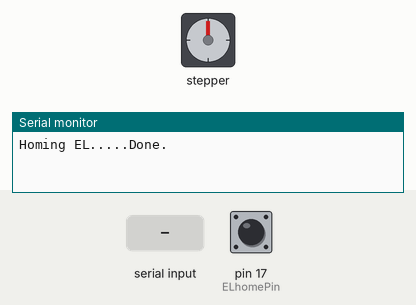
This sketch was run on a simulated Arduino Mega 2560, built with avr-gcc and run on an emulated ATmega2560. Parts: stepper motor, the last lines printed to the serial monitor. The inputs (shaded band) are chosen by the test bench; at power-on: pin 17 (ELhomePin) HIGH. Stepper angles assume 200 steps per turn.

Above: at 1.2 s.
1.3 s: "1 90 45\n" received over Serial
At 1.48 s:
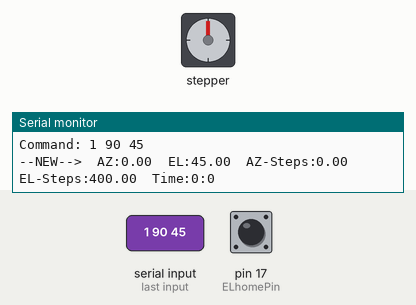
At 2.09 s:
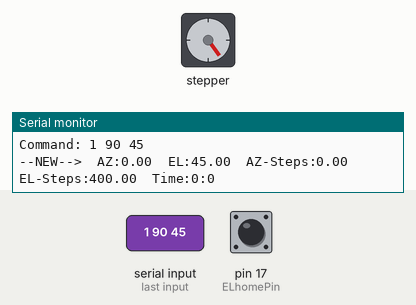
4.3 s: "30 150\n" received over the second serial link
At 4.48 s:
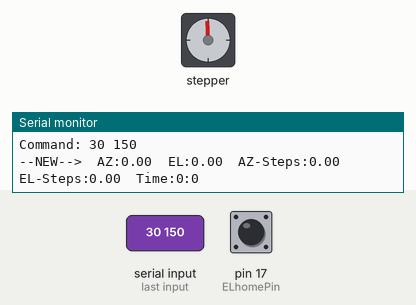
Timing chart, 0 to 7.9 s (numbered marks = the images above; inputs shaded):
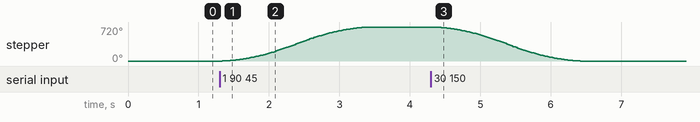

The sketch:

AntennaControl40.ino
```cpp
#include <Wire.h>
#include <AccelStepper.h>
#include <Adafruit_MotorShield.h>
#include <TimeLib.h>

#define MaxSpeedAZ 2000
#define MaxAccelAZ 400
#define MaxSpeedEL 2000
#define MaxAccelEL 400

/*-----------------------------------------------------------------------------------
   Designed by Lisa Nelson - AK7WS
   Antenna rotor V2.0
   Actual and commanded coords are in servo counts!  So Degrees passed to/from
   have to be converted.  This allows you to use gears/reduction simply by putting
   the Resolution count to that of the final assembly.

   I'm using 2 X TB6600 stepper drivers.
  -----------------------------------------------------------------------------------*/

//-----------------------------------------------------------------------------
const unsigned long DEFAULT_TIME = 1357041600; // Jan 1 2013
const int CalibrationTimeout = 2;  // Minutes between idle calibrations.

//  The following resolutions are determined by the gear ratio and stepper
//  abilities.  For example, the steppers I'm using are 400 steps per revolution.
//  BUT I have gears in there dropping that down.  About a ratio of ~8.6:1 for the AZ
//  and about 20:1 for the EL.  I wrote simple test code to rotate until I hit the
//  360 degree mark since I didn't have exact info on the scale of the gears.
const int AZResolutionPerTurn = 4000;  // Stepper counts to make one revolution of the Axis.
const int ELResolutionPerTurn = 3200;  // Stepper counts to make one revolution of the Axis.

const int ELhomePin = 17;     // the number of the int pin (18 - 21 work fine)
const int AZhomePin = 16;     // the number of the int pin (18 - 21 work fine)

float AZCommandPosition = 0;    // Commanded position in Steps.
float ELCommandPosition = 0;    // Commanded position in Steps.
String inputString = "";         // a String to hold incoming data
boolean stringComplete = false;  // whether the string is complete
boolean needhomed = true;         // Home when idle for CalibrationTimeout

// New TB6600 Driver is now used.
AccelStepper ELmotor(1, 2, 3); // 1=Driver, 2=StepPin, 3=DirPin
AccelStepper AZmotor(1, 5, 6); // 1=Driver, 5=StepPin, 6=DirPin

//-----------------------------------------------------------------------------
// wrappers for the first motor!
void AZforward() {
  AZmotor.move(-1);
}
void AZbackward() {
  AZmotor.move(1);
}
// wrappers for the second motor!
void ELforward() {
  ELmotor.move(-1);
}
void ELbackward() {
  ELmotor.move(1);
}

//-----------------------------------------------------------------------------
void setup() {
  // New code for using the TB6600 driver
  ELmotor.setEnablePin(4);
  AZmotor.setEnablePin(7);
  // stepper.setPinsInverted(bool directionInvert = false, bool stepInvert = false, bool enableInvert = false);
  ELmotor.setPinsInverted(false, false, true); // 3rd item is enable inverted for TB6600 enable pin.
  ELmotor.enableOutputs();  // Enable the stepper driver.
  AZmotor.setPinsInverted(false, false, true); // 3rd item is enable inverted for TB6600 enable pin.
  AZmotor.enableOutputs();  // Enable the stepper driver.


  AZmotor.setMaxSpeed(MaxSpeedAZ);
  AZmotor.setAcceleration(MaxAccelAZ);
  ELmotor.setMaxSpeed(MaxSpeedEL);
  ELmotor.setAcceleration(MaxAccelEL);
  ELmotor.enableOutputs();
  ELmotor.moveTo(4000);


  // reserve 500 bytes for the inputString:
  inputString.reserve(500);  // Used for talking to rotctl

  // Sensor pins for HOME sensors
  pinMode(ELhomePin, INPUT);  // Elevation home flag
  pinMode(AZhomePin, INPUT);  // Azuimith home flag

  Serial.begin(9600);         // initialize serial communications with your computer
  Serial1.begin(9600);        // initialize serial communications with your computer

  setTime(DEFAULT_TIME);  // Reset the time, we don't really care, we just use minutes.

//  AZfindhome();
//  AZfindhome();  // Twice to take care of when the first move blocks the flag.
  ELfindhome();

}

//-----------------------------------------------------------------------------
void AZfindhome() {
  Serial.print("Homing AZ.....");
  AZmotor.runToNewPosition(0); // Will this unwind the cables.
  // First move away from the flag in case it's close.
  for (int i = 0; i <= AZResolutionPerTurn / 8; i++) AZforward();
  long timeout = 0;
  while (digitalRead(AZhomePin) && (timeout < AZResolutionPerTurn + 5)) {
    timeout++;  // Don't just move forever, stop after a resonable time.
    AZbackward();
  }
  AZmotor.setCurrentPosition(0);
  Serial.println("Done.");
  TakeShortCut(AZCommandPosition);
  needhomed = false;  // Home has been done.
}

//-----------------------------------------------------------------------------
void ELfindhome() {
  Serial.print("Homing EL.....");
  // With EL, make sure we don't move forward unless we are seeing the flag
  // or it might hit the mechanical limit of travel.
  if (!digitalRead(ELhomePin))  // Are we at the flag. Move off to find home.
    for (int i = 0; i <= 12250; i++)
      ELmotor.move(100);
      //ELbackward();ELmotor.move(1);
  long timeout = 0;

ELmotor.moveTo(4000);
/*ELmotor.run();
  while (digitalRead(ELhomePin) && (timeout < ELResolutionPerTurn / 2))
  {
    timeout++;  // Don't just move forever, stop after a resonable time.
    ELforward();
  }
 while ((timeout < ELResolutionPerTurn / 2))
  {
   // timeout++;  // Don't just move forever, stop after a resonable time.
    ELforward();
  }
  ELmotor.setCurrentPosition(0);

ELmotor.disableOutputs();  //XXXXXXXXXXXXXXXXXXXXXXXXXXXXXXxx
*/
  Serial.println("Done.");
}

/*-----------------------------------------------------------------------------
  SerialEvent occurs whenever a new data comes in the hardware serial RX. This
  routine is run between each time loop() runs, so using delay inside loop can
  delay response. Multiple bytes of data may be available.
*/
void serialEvent() {  // For the USB connection and programming.
  while (Serial.available()) {
    // get the new byte:
    char inChar = (char)Serial.read();
    // add it to the inputString:
    inputString += inChar;
    // if the incoming character is a newline, set a flag so the main loop can
    // do something about it:
    if (inChar == '\n') {
      stringComplete = true;
    }
  }
}

/*-----------------------------------------------------------------------------
  SerialEvent occurs whenever a new data comes in the hardware serial RX. This
  routine is run between each time loop() runs, so using delay inside loop can
  delay response. Multiple bytes of data may be available.
*/
void serialEvent1() {  // For RS232 between the laptop and rotator.
  while (Serial1.available()) {
    // get the new byte:
    char inChar = (char)Serial1.read();
    // add it to the inputString:
    inputString += inChar;
    // if the incoming character is a newline, set a flag so the main loop can
    // do something about it:
    if (inChar == '\n') {
      stringComplete = true;
    }
  }
}
//-----------------------------------------------------------------------------
void PrintStats(String Mymarker) {
  Serial.print(Mymarker);
  Serial.print("  AZ:"); Serial.print(AZCommandPosition * 360 / AZResolutionPerTurn);
  Serial.print("  EL:"); Serial.print(ELCommandPosition * 360 / ELResolutionPerTurn);
  Serial.print("  AZ-Steps:"); Serial.print(AZCommandPosition);
  Serial.print("  EL-Steps:"); Serial.print(ELCommandPosition);
  Serial.print("  Time:"); Serial.print(minute()); Serial.print(":"); Serial.println(second());
}

//-----------------------------------------------------------------------------
void TakeShortCut(int RequestedSteps) {
  if ((AZmotor.currentPosition() - RequestedSteps) > AZResolutionPerTurn / 2) {
    RequestedSteps += AZResolutionPerTurn;
  }
  if ((AZmotor.currentPosition() - RequestedSteps) < -AZResolutionPerTurn / 2) {
    RequestedSteps -= AZResolutionPerTurn;
  }
  AZCommandPosition = RequestedSteps;  // New goal for the AZ motor.
}

//-----------------------------------------------------------------------------
void ProcessCommands()  { // We got any new commands
  float NewNumber;
  float CurEL;
  float CurAZ;
  int MessageNum;

  MessageNum = 0;
  inputString.toUpperCase();
  if (inputString.indexOf("STAT") == 0) MessageNum = 1; // Report positions.
  if (inputString.indexOf("HOME") == 0) MessageNum = 2; // Home both axis.
  if (inputString.indexOf("AZ EL") == 0) MessageNum = 3; // Gpredict is asking...
  if (inputString.indexOf("CW") == 0) MessageNum = 4; // Unwind Clockwise one turn...
  if (inputString.indexOf("CCW") == 0) MessageNum = 5; // Unwind Clockwise one turn...
  if (inputString.indexOf("RESET") == 0) MessageNum = 6; // Home and Reset to zero...


  switch (MessageNum) {

    case 1: // Status
      PrintStats("--REQ--");
      break;

    case 2: //Home
//      AZfindhome();
      ELfindhome();
      break;

    case 3: // Gpredict is asking...
      CurAZ = AZCommandPosition * 360 / AZResolutionPerTurn;
      if (CurAZ < 0) CurAZ += 360;
      if (CurAZ > 360) CurAZ -= 360;
      Serial1.print("AZ"); Serial1.print(CurAZ); Serial1.print(" ");
      Serial.print("AZ"); Serial.print(CurAZ); Serial.print(" ");
      CurEL = ELCommandPosition * 360 / ELResolutionPerTurn;
      Serial1.print("EL"); Serial1.print(CurEL); Serial1.print('\n');
      Serial.print("EL"); Serial.print(CurEL); Serial.print('\n');
      break;

    case 4: //CW
      Serial.println("CW Rotation.");
      AZCommandPosition += AZResolutionPerTurn;  // New goal for the AZ motor.
      break;

    case 5: // CCW
      Serial.println("CCW Rotation.");
      AZCommandPosition -= AZResolutionPerTurn;  // New goal for the AZ motor.
      break;

    case 6: //Reset
      Serial.println("Reset.");
      AZmotor.setCurrentPosition(0);
      AZCommandPosition = 0; // Override the commanded position.
      AZfindhome();
      break;

    default:
      // Assume it's new coordinates.
      Serial.print("Command: "); Serial.println(inputString);
      int divider = inputString.indexOf(' '); // Look for space between AZ123 EL23.
      int terminator = inputString.lastIndexOf('\n');  // End of line character.
      if (divider >= 1) {
        String newcords = "";  // Found the space, must be new coordinates.
        for ( int i = 2; i <= divider - 1; i++) // Get the AZ info.
          newcords.concat(inputString[i]);
        newcords.concat("\n");
        NewNumber =  newcords.toFloat() * AZResolutionPerTurn / 360;
        TakeShortCut(NewNumber);
        needhomed = true;  // Home next time it's idle.
        setTime(DEFAULT_TIME); // Reset the time, we don't really care, we just use minutes.

        newcords = "";  // Start with empty string to get the EL numbers.
        for (int i = divider + 3; i <= terminator; i++)
          newcords.concat(inputString[i]);
        newcords.concat("\n");
        float NewEL = newcords.toFloat(); // Get the new Elevation number.
        NewNumber =  newcords.toFloat() * ELResolutionPerTurn / 360;

        //Check for the limits of the assembly.  0 to 90 degrees.
        if ((NewEL >= 0) && (NewEL <= 90)) {
          ELCommandPosition = NewNumber;
          needhomed = true;  // Home next time it's idle.
          setTime(DEFAULT_TIME); // Reset the time, we don't really care, we just use minutes.
        }

        PrintStats("--NEW-->"); // Display new info on the terminal if it's connected.
      }
      break;
  }
  inputString = "";         // Clear the old command text.
  stringComplete = false;   // Be ready for next command from either port.
}

//-----------------------------------------------------------------------------
void loop() {
  if (stringComplete) ProcessCommands();  // We got some command from a port.

//  AZmotor.moveTo(AZCommandPosition);  // Tell the steppers to track
  ELmotor.moveTo(ELCommandPosition);

  if (minute() >= CalibrationTimeout) {  // After this many minutes, timout and do calibration and Home.
    /* Using the stepper counts, they can go negative, so driving back to zero will
       unwind the cords.  I also change the commanded position if it's past one rotation.
    */
    Serial.println("IDLE...");
    if (AZCommandPosition > AZResolutionPerTurn) AZCommandPosition -= AZResolutionPerTurn;
    if (AZCommandPosition < -AZResolutionPerTurn) AZCommandPosition += AZResolutionPerTurn;
    if (needhomed) {
      Serial.print("Need HOMED...");
      //if (AZCommandPosition > AZResolutionPerTurn) AZCommandPosition -= AZResolutionPerTurn;
      //if (AZCommandPosition < -AZResolutionPerTurn) AZCommandPosition += AZResolutionPerTurn;
      AZmotor.runToNewPosition(0);  // Blocks and drives back to the zero position.
      ELmotor.runToNewPosition(0);  // Blocks and drives back to the zero position.
      AZfindhome();   // Re-find home again.
      ELfindhome();   // Re-find home again.
      Serial.println();
    }
    else
    {
      //AZmotor->release();
      //ELmotor->release();
    }
    setTime(DEFAULT_TIME);          // Reset the time, we don't really care, we just use minutes.
  }

//  AZmotor.run();  // Enable the steppers.  They will keep driving to commanded positions.
  ELmotor.run();  // Enable the steppers.  They will keep driving to commanded positions.
}
```

Measured:
- after the input at 1.3 s, stepper: turns 720° clockwise in 2.1 s, starting at once
- after the input at 4.3 s, stepper: turns 720° counter-clockwise in 2.1 s, starting at once
